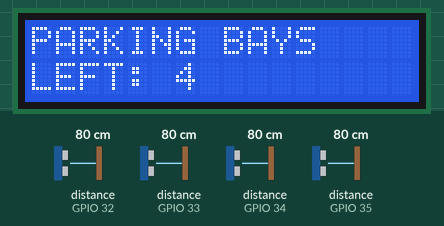
Simulated run of this sketch. Board: ESP32. Parts: 16×2 character LCD. Wiring (inferred from the names in the program): 4 × ultrasonic range finder: trigger GPIO 13, echo GPIO 35 / trigger GPIO 14, echo GPIO 34 / trigger GPIO 25, echo GPIO 32 / trigger GPIO 26, echo GPIO 33. The inputs (shaded band) are chosen by the test bench; at power-on: distance to the obstacle (sensors on GPIO 32, GPIO 33, GPIO 34, GPIO 35) 80 cm. The echo pulse lasts 58.3 µs per cm; what the sketch prints to the serial monitor is not drawn.

Above: at 1.9 s.
2.0 s: distance to the obstacle (sensor on GPIO 32) set to 4 cm
At 5.0 s:
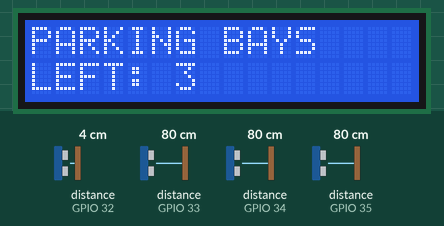
6.0 s: distance to the obstacle (sensor on GPIO 33) set to 4 cm
At 7.9 s:
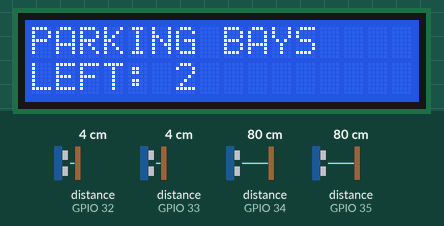
8.9 s: distance to the obstacle (sensor on GPIO 34) set to 4 cm
At 10.9 s:
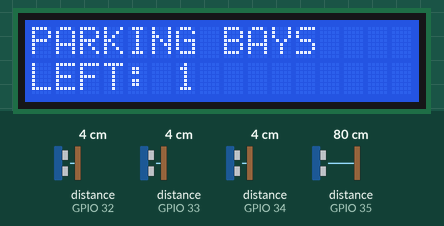
11.9 s: distance to the obstacle (sensor on GPIO 35) set to 4 cm
At 13.8 s:
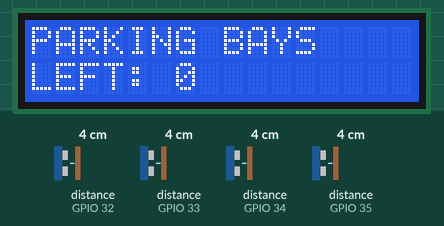
Timing chart, 0 to 15.3 s (numbered marks = the images above; inputs shaded):
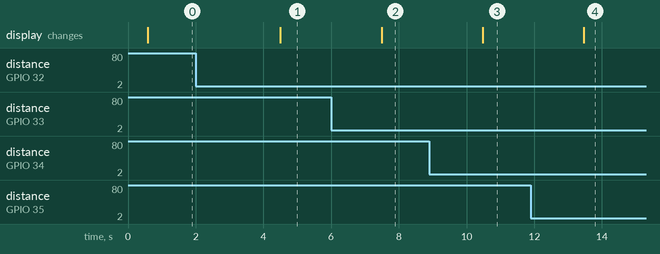

Measured:
- after the input at 2.0 s, the display: changes after 2.5 s (image 1)
- after the input at 6.0 s, the display: changes after 1.5 s (image 2)
- after the input at 8.9 s, the display: changes after 1.6 s (image 3)
- after the input at 11.9 s, the display: changes after 1.6 s (image 4)

The sketch:

parking_system.ino
```cpp
#include <WiFi.h>
#include <WebServer.h>
#include <Wire.h>
#include <LiquidCrystal_I2C.h>

// =====================================================
// GEORGE SULINDIKA CAR PARKING BAY MANAGEMENT SYSTEM
// FINAL 4-BAY VERSION
// =====================================================

// ---------------- SENSOR PINS ----------------

#define TRIG1 13
#define ECHO1 35

#define TRIG2 14
#define ECHO2 34

#define TRIG3 25
#define ECHO3 32

#define TRIG4 26
#define ECHO4 33

#define NUM_BAYS 4


// ---------------- LCD ----------------

#define LCD_ADDRESS 0x27
#define LCD_COLUMNS 16
#define LCD_ROWS 2

LiquidCrystal_I2C lcd(
  LCD_ADDRESS,
  LCD_COLUMNS,
  LCD_ROWS
);


// ---------------- PARKING RANGE ----------------

// 3 cm to 9 cm = OCCUPIED

#define OCCUPIED_MIN_DISTANCE 3.0
#define OCCUPIED_MAX_DISTANCE 9.0


// ---------------- SYSTEM ----------------

#define STATUS_INTERVAL 3000

unsigned long lastSensorUpdate = 0;


// ---------------- WIFI ----------------

const char* AP_SSID = "Sulindika_Parking";
const char* AP_PASSWORD = "Parking123";

WebServer server(80);


// ---------------- PARKING DATA ----------------

float distances[NUM_BAYS] = {
  0, 0, 0, 0
};

bool occupied[NUM_BAYS] = {
  false,
  false,
  false,
  false
};


// =====================================================
// READ ONE ULTRASONIC SENSOR
// =====================================================

float readSingleDistance(
  int trigPin,
  int echoPin
) {

  digitalWrite(trigPin, LOW);
  delayMicroseconds(3);

  digitalWrite(trigPin, HIGH);
  delayMicroseconds(10);
  digitalWrite(trigPin, LOW);

  // 10 ms is more than enough for 3-9 cm
  // and prevents a failed sensor from blocking the system.
  unsigned long duration =
    pulseIn(
      echoPin,
      HIGH,
      10000
    );

  if (duration == 0) {
    return -1;
  }

  float distance =
    duration * 0.0343 / 2.0;

  if (
    distance < 2.0 ||
    distance > 400.0
  ) {
    return -1;
  }

  return distance;
}


// =====================================================
// READ SENSOR THREE TIMES
// =====================================================

float readDistance(
  int trigPin,
  int echoPin
) {

  float readings[3];

  int validCount = 0;

  for (int i = 0; i < 3; i++) {

    float distance =
      readSingleDistance(
        trigPin,
        echoPin
      );

    if (distance > 0) {

      readings[validCount] =
        distance;

      validCount++;
    }

    delay(30);
  }

  if (validCount == 0) {
    return -1;
  }

  // Sort readings

  for (
    int i = 0;
    i < validCount - 1;
    i++
  ) {

    for (
      int j = i + 1;
      j < validCount;
      j++
    ) {

      if (
        readings[j] <
        readings[i]
      ) {

        float temp =
          readings[i];

        readings[i] =
          readings[j];

        readings[j] =
          temp;
      }
    }
  }

  // Median

  if (validCount == 1) {
    return readings[0];
  }

  if (validCount == 2) {
    return (
      readings[0] +
      readings[1]
    ) / 2.0;
  }

  return readings[1];
}


// =====================================================
// COUNT OCCUPIED
// =====================================================

int getOccupiedCount() {

  int count = 0;

  for (int i = 0; i < NUM_BAYS; i++) {

    if (occupied[i]) {
      count++;
    }
  }

  return count;
}


// =====================================================
// COUNT AVAILABLE
// =====================================================

int getAvailableCount() {

  return NUM_BAYS - getOccupiedCount();
}


// =====================================================
// UPDATE LCD
// =====================================================

void updateLCD() {

  lcd.clear();

  lcd.setCursor(0, 0);
  lcd.print("PARKING BAYS");

  lcd.setCursor(0, 1);
  lcd.print("LEFT: ");
  lcd.print(getAvailableCount());
}


// =====================================================
// UPDATE FOUR SENSORS
// =====================================================

void updateSensors() {

  int trigPins[NUM_BAYS] = {
    TRIG1,
    TRIG2,
    TRIG3,
    TRIG4
  };

  int echoPins[NUM_BAYS] = {
    ECHO1,
    ECHO2,
    ECHO3,
    ECHO4
  };

  for (int i = 0; i < NUM_BAYS; i++) {

    float distance =
      readDistance(
        trigPins[i],
        echoPins[i]
      );

    if (distance >= 0) {

      distances[i] =
        distance;

      // 3 cm - 9 cm = occupied

      if (
        distance >= OCCUPIED_MIN_DISTANCE &&
        distance <= OCCUPIED_MAX_DISTANCE
      ) {

        occupied[i] = true;

      } else {

        occupied[i] = false;
      }

    }

    // Give the next ultrasonic sensor time
    // to operate independently.
    delay(50);
  }


  // Serial output for testing

  Serial.println();
  Serial.println(
    "------------------------------"
  );

  for (int i = 0; i < NUM_BAYS; i++) {

    Serial.print("Bay ");
    Serial.print(i + 1);
    Serial.print(": ");

    if (distances[i] > 0) {

      Serial.print(
        distances[i],
        2
      );

      Serial.print(" cm - ");

      if (occupied[i]) {
        Serial.println("OCCUPIED");
      } else {
        Serial.println("AVAILABLE");
      }

    } else {

      Serial.println("NO VALID READING");
    }
  }

  Serial.print("AVAILABLE: ");
  Serial.println(getAvailableCount());

  Serial.print("OCCUPIED: ");
  Serial.println(getOccupiedCount());
}


// =====================================================
// WEB PAGE
// =====================================================

void handleRoot() {

  String html = R"rawliteral(

<!DOCTYPE html>

<html>

<head>

<meta name="viewport"
content="width=device-width, initial-scale=1.0">

<title>
George Sulindika Parking
</title>

<style>

* {
  box-sizing: border-box;
}

body {

  margin: 0;
  padding: 0;

  font-family: Arial, sans-serif;

  background: #f2f4f7;

  color: #222;
}

.header {

  background: #1f2937;

  color: white;

  text-align: center;

  padding: 25px 15px;
}

.header h1 {

  margin: 0;

  font-size: 28px;
}

.header p {

  margin: 8px 0 0;

  font-size: 16px;
}

.connection {

  margin-top: 12px;

  font-weight: bold;

  font-size: 18px;
}

.connection.online {

  color: #39ff14;
}

.connection.offline {

  color: #ff3333;
}

.container {

  max-width: 1000px;

  margin: auto;

  padding: 25px;
}

.title {

  text-align: center;

  font-size: 26px;

  font-weight: bold;

  margin-bottom: 20px;
}

.main-status {

  background: white;

  border-radius: 15px;

  padding: 25px;

  text-align: center;

  box-shadow:
    0 3px 10px
    rgba(0,0,0,0.1);

  margin-bottom: 25px;
}

.left-number {

  font-size: 60px;

  font-weight: bold;

  margin: 10px 0;
}

.left-text {

  font-size: 20px;

  font-weight: bold;
}

.summary {

  display: grid;

  grid-template-columns:
    repeat(3, 1fr);

  gap: 15px;

  margin-bottom: 25px;
}

.summary-card {

  background: white;

  padding: 20px;

  border-radius: 12px;

  text-align: center;

  box-shadow:
    0 3px 8px
    rgba(0,0,0,0.08);
}

.summary-card h3 {

  margin: 0 0 10px;

  font-size: 16px;
}

.summary-card div {

  font-size: 30px;

  font-weight: bold;
}

.bays {

  display: grid;

  grid-template-columns:
    repeat(2, 1fr);

  gap: 20px;
}

.bay {

  background: white;

  border-radius: 15px;

  padding: 25px;

  text-align: center;

  box-shadow:
    0 3px 10px
    rgba(0,0,0,0.1);
}

.bay h2 {

  margin-top: 0;
}

.status {

  display: inline-block;

  padding: 12px 25px;

  border-radius: 30px;

  font-size: 18px;

  font-weight: bold;
}

.available {

  background: #d1fae5;

  color: #065f46;
}

.occupied {

  background: #fee2e2;

  color: #991b1b;
}

.footer {

  text-align: center;

  margin-top: 30px;

  padding: 20px;

  color: #666;

  font-size: 14px;
}

@media(max-width:700px) {

  .summary {
    grid-template-columns: 1fr;
  }

  .bays {
    grid-template-columns: 1fr;
  }

  .header h1 {
    font-size: 21px;
  }
}

</style>

</head>

<body>

<div class="header">

<h1>
WELCOME TO G. SULINDIKA PARKING BAY
</h1>

<p>
Car Parking Bay Management System
</p>

<div id="connectionStatus"
     class="connection online">

ONLINE

</div>

</div>


<div class="container">

<div class="title">
PARKING BAYS
</div>


<div class="main-status">

<div class="left-number"
     id="largeAvailable">

4

</div>

<div class="left-text">
BAYS LEFT
</div>

</div>


<div class="summary">

<div class="summary-card">

<h3>
TOTAL BAYS
</h3>

<div>
4
</div>

</div>


<div class="summary-card">

<h3>
OCCUPIED
</h3>

<div id="occupied">
0
</div>

</div>


<div class="summary-card">

<h3>
AVAILABLE
</h3>

<div id="available">
4
</div>

</div>

</div>


<div class="bays">

<div class="bay">

<h2>
BAY 1
</h2>

<div id="bay1"
     class="status available">

AVAILABLE

</div>

</div>


<div class="bay">

<h2>
BAY 2
</h2>

<div id="bay2"
     class="status available">

AVAILABLE

</div>

</div>


<div class="bay">

<h2>
BAY 3
</h2>

<div id="bay3"
     class="status available">

AVAILABLE

</div>

</div>


<div class="bay">

<h2>
BAY 4
</h2>

<div id="bay4"
     class="status available">

AVAILABLE

</div>

</div>

</div>


<div class="footer">

<div id="updateTime">
Last update: Waiting...
</div>

<p>
Parking status refreshes every 3 seconds
</p>

</div>

</div>


<script>

function updateDashboard() {

  fetch(
    '/api/status',
    {
      cache: 'no-store'
    }
  )

  .then(response => {

    if (!response.ok) {
      throw new Error("Offline");
    }

    return response.json();

  })

  .then(data => {

    // ONLINE ONLY

    document
      .getElementById(
        "connectionStatus"
      )
      .innerText = "ONLINE";

    document
      .getElementById(
        "connectionStatus"
      )
      .className =
        "connection online";


    // AVAILABLE

    document
      .getElementById(
        "largeAvailable"
      )
      .innerText =
        data.available;

    document
      .getElementById(
        "available"
      )
      .innerText =
        data.available;


    // OCCUPIED

    document
      .getElementById(
        "occupied"
      )
      .innerText =
        data.occupied;


    // FOUR BAYS

    for (
      let i = 1;
      i <= 4;
      i++
    ) {

      let bay =
        document.getElementById(
          "bay" + i
        );

      if (
        data.bays[i - 1].occupied
      ) {

        bay.innerText =
          "OCCUPIED";

        bay.className =
          "status occupied";

      } else {

        bay.innerText =
          "AVAILABLE";

        bay.className =
          "status available";
      }
    }


    // TIME

    document
      .getElementById(
        "updateTime"
      )
      .innerText =
        "Last update: " +
        new Date().toLocaleTimeString();

  })

  .catch(error => {

    // OFFLINE ONLY

    document
      .getElementById(
        "connectionStatus"
      )
      .innerText =
        "OFFLINE";

    document
      .getElementById(
        "connectionStatus"
      )
      .className =
        "connection offline";
  });
}


// First check

updateDashboard();


// Every 3 seconds

setInterval(
  updateDashboard,
  3000
);

</script>

</body>

</html>

)rawliteral";


  server.send(
    200,
    "text/html",
    html
  );
}


// =====================================================
// API
// =====================================================

void handleStatus() {

  String json = "{";

  json += "\"total\":";
  json += NUM_BAYS;

  json += ",\"occupied\":";
  json += getOccupiedCount();

  json += ",\"available\":";
  json += getAvailableCount();

  json += ",\"bays\":[";


  for (int i = 0; i < NUM_BAYS; i++) {

    if (i > 0) {
      json += ",";
    }

    json += "{";

    json += "\"bay\":";
    json += i + 1;

    json += ",\"occupied\":";

    if (occupied[i]) {
      json += "true";
    } else {
      json += "false";
    }

    json += "}";

  }


  json += "]";

  json += "}";


  server.send(
    200,
    "application/json",
    json
  );
}


// =====================================================
// SETUP
// =====================================================

void setup() {

  Serial.begin(9600);

  delay(500);


  // ===================================================
  // SENSOR PINS
  // ===================================================

  pinMode(TRIG1, OUTPUT);
  pinMode(ECHO1, INPUT);

  pinMode(TRIG2, OUTPUT);
  pinMode(ECHO2, INPUT);

  pinMode(TRIG3, OUTPUT);
  pinMode(ECHO3, INPUT);

  pinMode(TRIG4, OUTPUT);
  pinMode(ECHO4, INPUT);


  digitalWrite(TRIG1, LOW);
  digitalWrite(TRIG2, LOW);
  digitalWrite(TRIG3, LOW);
  digitalWrite(TRIG4, LOW);


  // ===================================================
  // LCD STARTS FIRST
  // ===================================================

  Wire.begin(21, 22);

  lcd.init();

  lcd.backlight();

  lcd.clear();

  lcd.setCursor(0, 0);
  lcd.print("PARKING BAYS");

  lcd.setCursor(0, 1);
  lcd.print("LEFT: 4");


  Serial.println();
  Serial.println("==============================");
  Serial.println("LCD INITIALIZED");
  Serial.println("==============================");


  // ===================================================
  // START WIFI
  // ===================================================

  WiFi.mode(WIFI_AP);

  bool wifiStarted =
    WiFi.softAP(
      AP_SSID,
      AP_PASSWORD
    );


  Serial.println();

  if (wifiStarted) {

    Serial.println(
      "WIFI ACCESS POINT: STARTED"
    );

    Serial.print(
      "SSID: "
    );

    Serial.println(
      AP_SSID
    );

    Serial.print(
      "IP ADDRESS: "
    );

    Serial.println(
      WiFi.softAPIP()
    );

  } else {

    Serial.println(
      "WIFI ACCESS POINT: FAILED"
    );
  }


  // ===================================================
  // START WEB SERVER
  // ===================================================

  server.on(
    "/",
    handleRoot
  );

  server.on(
    "/api/status",
    handleStatus
  );


  server.begin();


  Serial.println(
    "WEB SERVER: STARTED"
  );

  Serial.println(
    "SYSTEM READY"
  );

  Serial.println(
    "=============================="
  );


  // IMPORTANT:
  // Do NOT read sensors during setup.
  // The system starts first.
  lastSensorUpdate =
    millis();
}


// =====================================================
// LOOP
// =====================================================

void loop() {

  // Web server
  server.handleClient();


  // Sensor update every 3 seconds

  if (
    millis() -
    lastSensorUpdate
    >= STATUS_INTERVAL
  ) {

    lastSensorUpdate =
      millis();


    updateSensors();

    updateLCD();
  }
}
```
